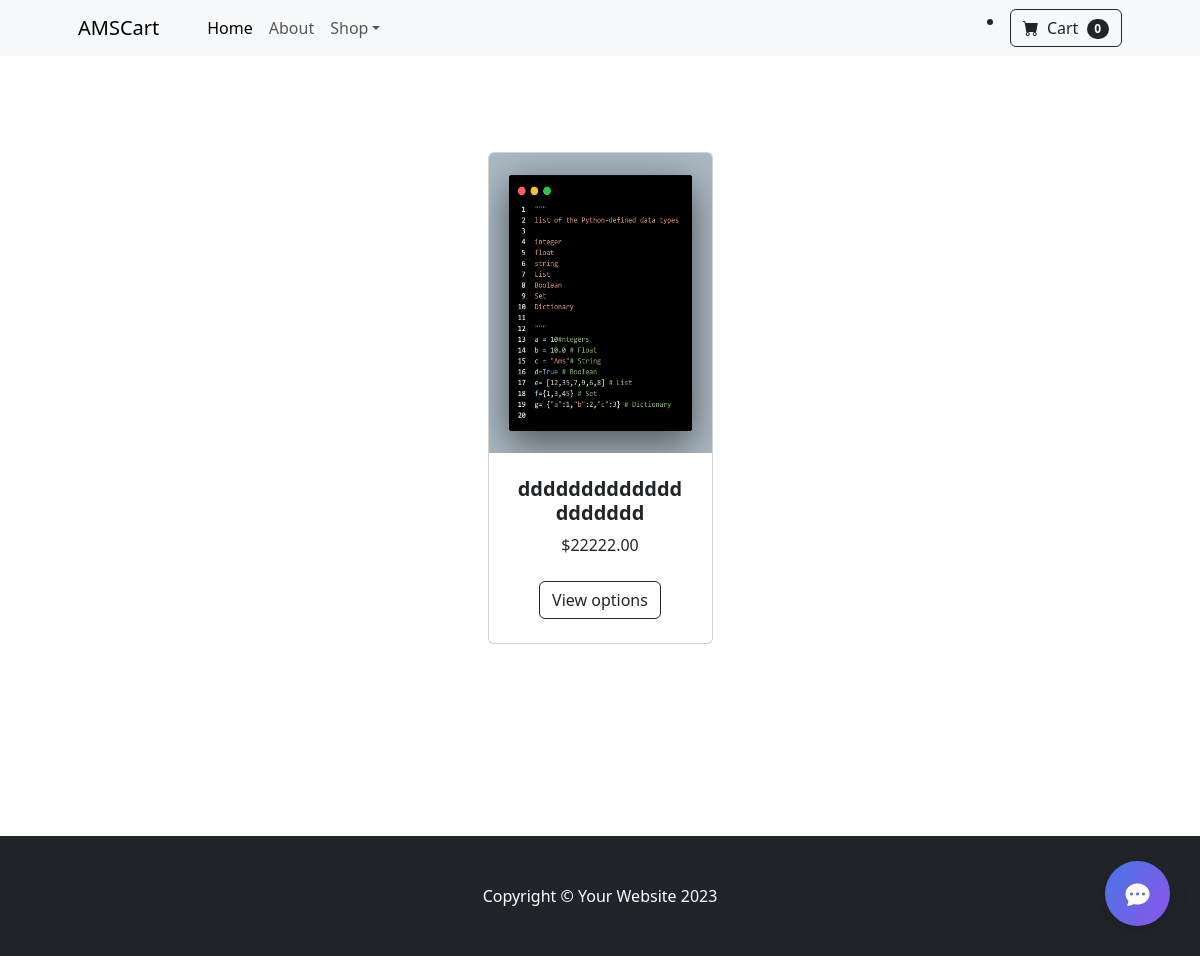
Before: /products/ with the older database file.
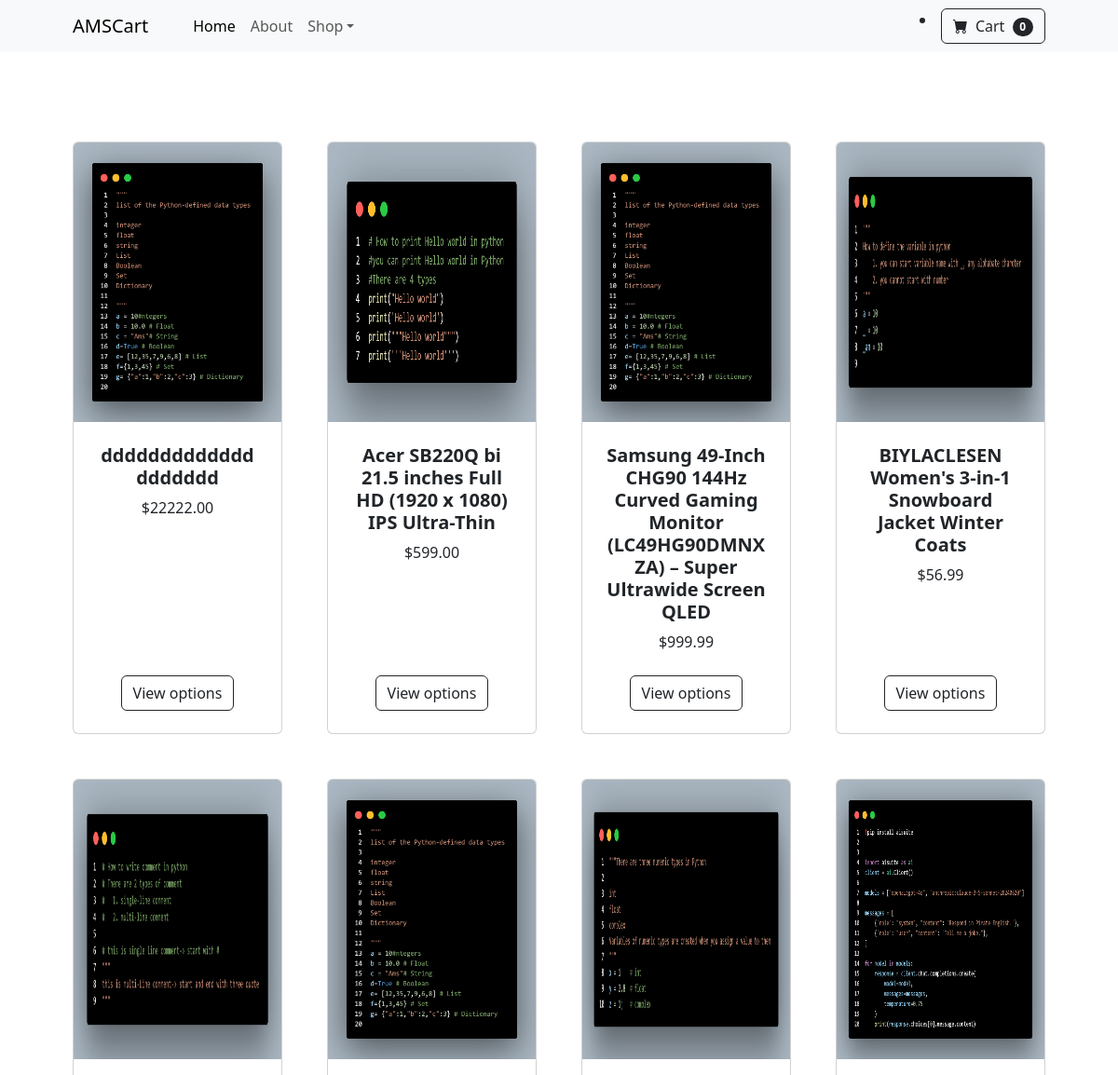
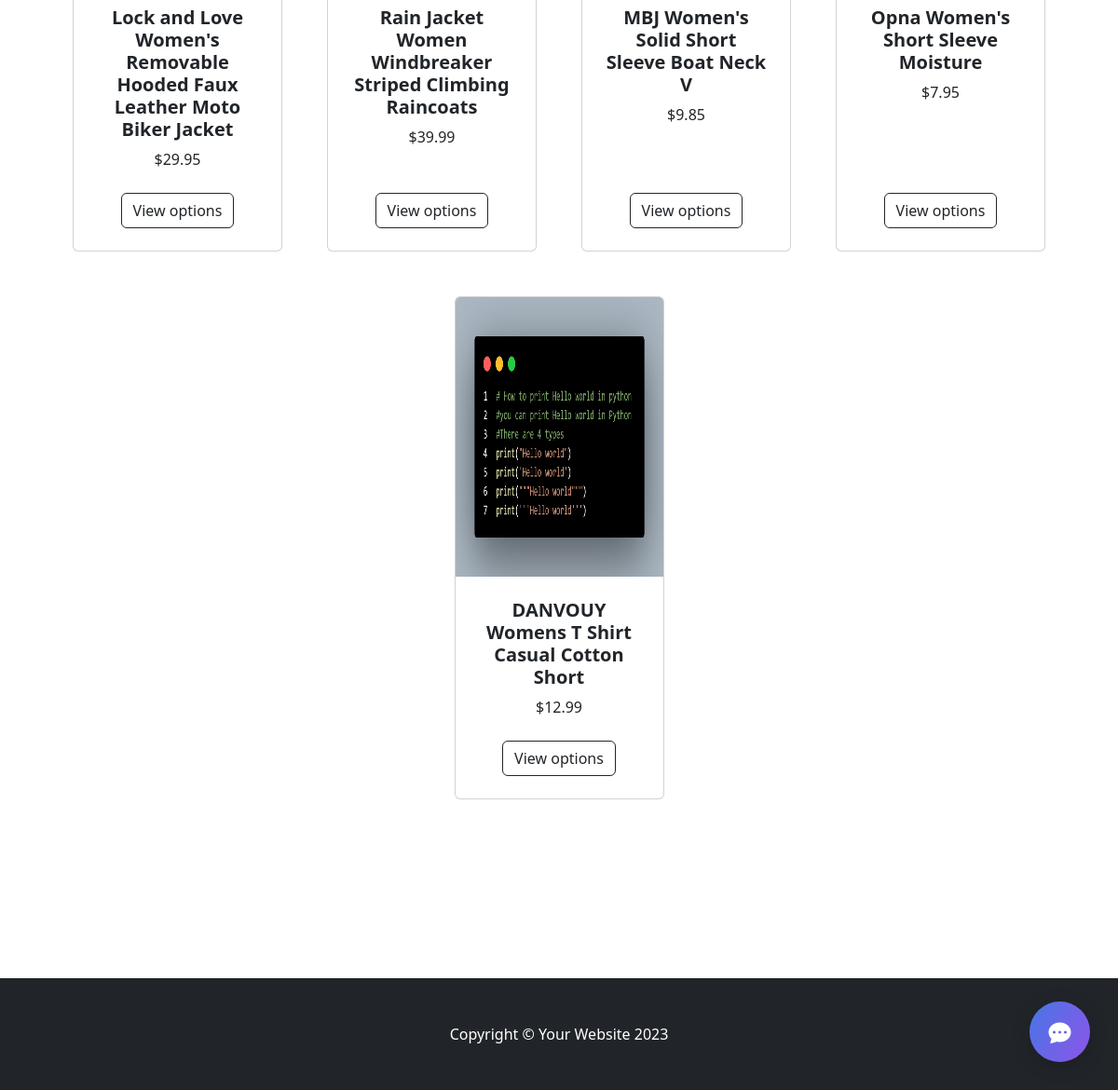
After: the same page with the newer database file (2 pictures, top to bottom).
### store/models.py (models this page shows, shortened)
class Products(models.Model):
    slug =models.SlugField(max_length=100,default=uuid.uuid4(),db_index=True,editable=False)
    category = models.ForeignKey(Category,on_delete=models.CASCADE)
    title= models.CharField(max_length=300)
    subtitle = models.TextField()
    description= models.TextField()
    image= models.ImageField(upload_to="products",blank=True,null=True)
    price= models.DecimalField(decimal_places=2,max_digits=12)
    sale_price= models.DecimalField(decimal_places=2,max_digits=12,blank=True,null=True)
    stock= models.IntegerField(default=100)
    status= models.CharField(max_length=40,choices=STATUS)
    publish_date= models.DateTimeField(auto_now=True,editable=False)
    update_date = models.DateTimeField(auto_now=True)
    class Meta:
         verbose_name= "Products"

### store/views.py (the view)
# urls.py: path("products/",products,name="products"),
def products(request):
    products= Products.objects.filter(status="published")
    context={
        "products":products
    }
    return render(request,"store/products.html",context)

### store/templates/store/products.html (shortened to what this page needs)
{% extends "store/base.html" %}
{% load static %}
{% block content %}
<section class="py-5">
  <div class="container px-4 px-lg-5 mt-5">
      <div class="row gx-4 gx-lg-5 row-cols-2 row-cols-md-3 row-cols-xl-4 justify-content-center">
        {% for product in  products %}
        <div class="col mb-5">
            <div class="card h-100">
                <img class="card-img-top" src="{{product.image.url}}" alt="..." height="300" width="220"/>
                <div class="card-body p-4">
                    <div class="text-center">
                        <h5 class="fw-bolder">{{product.title}}</h5>
                         {% if product.sale_price is not None %}
                         <span class="text-muted text-decoration-line-through">${{product.sale_price}}</span>
                         ${{product.price}}
                         {% else %}
                         ${{product.price}}
                         {% endif %}
                    </div>
                </div>
                <div class="card-footer p-4 pt-0 border-top-0 bg-transparent">
                    <div class="text-center"><a class="btn btn-outline-dark mt-auto" href="{% url "product" product.title product.id %}">View options</a></div>
                </div>
            </div>
        </div>
        {% endfor %}
      </div>
      </div>
</section>
{% endblock content %}

Changed rows visible on the page:
added Products: image (picture), title "Acer SB220Q bi 21.5 inches Full HD (1920 x 1080) IPS Ultra-Thin", price "599.00"
added Products: image (picture), title "Samsung 49-Inch CHG90 144Hz Curved Gaming Monitor (LC49HG90DMNXZA) – Super Ultrawide Screen QLED", price "999.99"
added Products: image (picture), title "BIYLACLESEN Women's 3-in-1 Snowboard Jacket Winter Coats", price "56.99"
added Products: image (picture), title "Lock and Love Women's Removable Hooded Faux Leather Moto Biker Jacket", price "29.95"
added Products: image (picture), title "Rain Jacket Women Windbreaker Striped Climbing Raincoats", price "39.99"
added Products: image (picture), title "MBJ Women's Solid Short Sleeve Boat Neck V", price "9.85"
added Products: image (picture), title "Opna Women's Short Sleeve Moisture", price "7.95"
added Products: image (picture), title "DANVOUY Womens T Shirt Casual Cotton Short", price "12.99"
